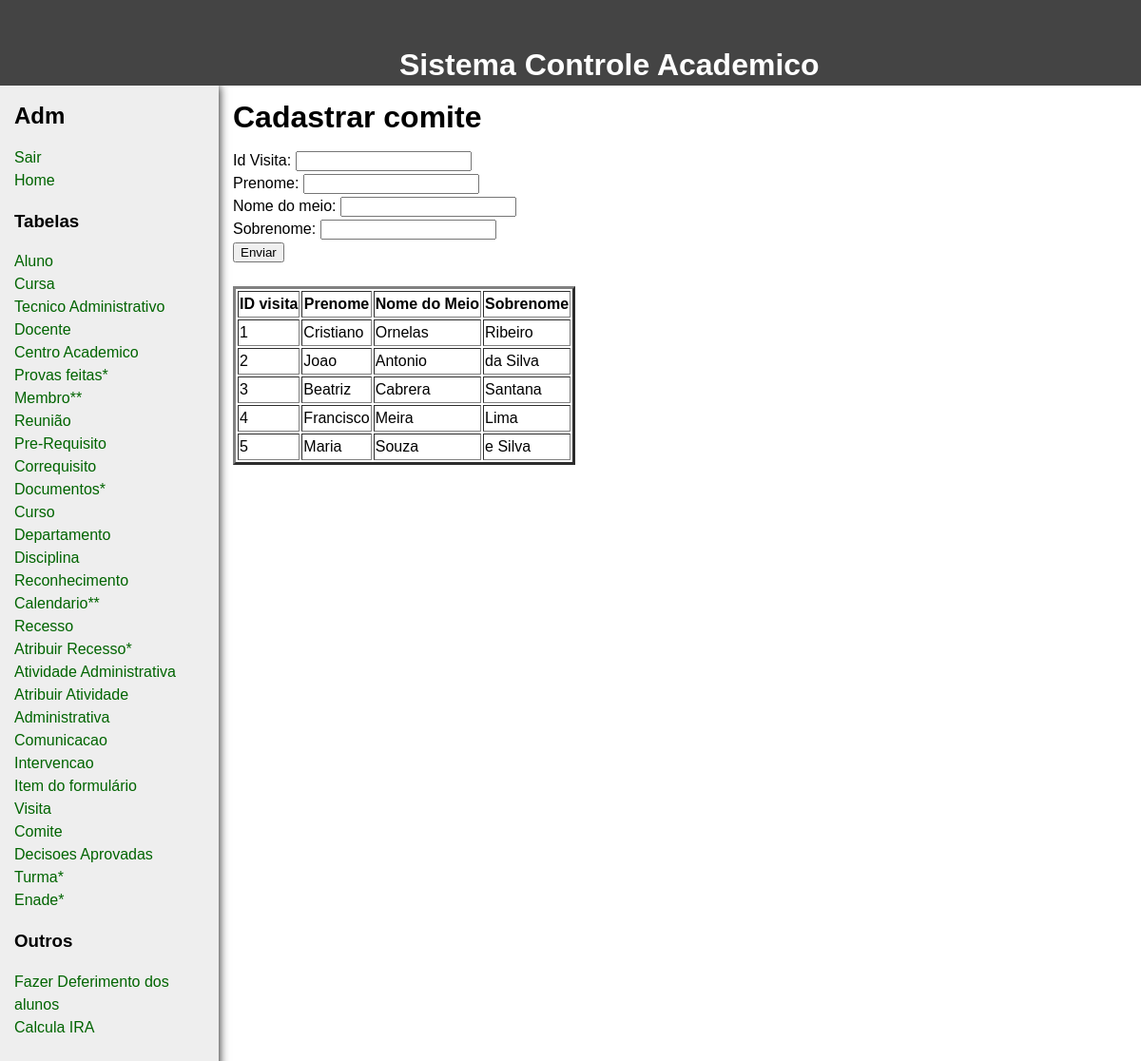
The page /NovaInterface/criarComite.php on the database its author committed.
### tables this page shows
CREATE TABLE comite (
    id_visita           INT,
    prenome             CHAR(255),
    nome_do_meio        CHAR(255),
    sobrenome           CHAR(255),
    CONSTRAINT comite_id_visita_fk FOREIGN KEY (id_visita) references visita(id_visita),
    CONSTRAINT comite_pk PRIMARY KEY (id_visita, prenome, nome_do_meio, sobrenome)
);

### NovaInterface/criarComite.php (the view, shortened to what this page needs)
<!DOCTYPE html>
 <html>
 	<head>
     <div class id=head>
     <b> Sistema Controle Academico </b>
     </div>
     </head>
 	<body>
 		<div id="wrapper">
 			<main>
 				<div id="content">
 					<div class="innertube">
 						<h1>Cadastrar comite</h1>
 						<p>
						      <form action="criarComite.php" method="post">
						      Id Visita: <input type="text" name="id_visita"/><br>
						      Prenome: <input type="text" name="prenome"/><br>
						      Nome do meio: <input type="text" name="nome_do_meio"/><br>
						      Sobrenome: <input type="text" name="sobrenome"/><br>
						      <input type="submit" value="Enviar" name="submit">
						      </form>
						      <?php
						      $host     = "localhost";
						      $port     = 3306;
						      $socket   = "";
						      $user     = "root";
						      $password = "";
						      $dbname   = "labbd";
						      $con = new mysqli($host, $user, $password, $dbname, $port, $socket)
							      or die ('Could not connect to the database server' . mysqli_connect_error());
						      $sql = "SELECT * FROM comite";
						      $result = $con->query($sql);
						      echo "<br>";
						      echo "<table border=3>";
						      echo "<th> ID visita </th> <th> Prenome </th> <th> Nome do Meio </th> <th> Sobrenome </th>";
						      if ($result->num_rows > 0) {
							  while($row = $result->fetch_assoc()) {
							    echo "<tr>";
							      echo "<td>" ;
							      echo  $row["id_visita"];
							      echo "</td>";
							      echo "<td>" ;
							      echo $row["prenome"];
							      echo "</td>";
							      echo "<td>" ;
							      echo $row["nome_do_meio"];
							      echo "</td>";
							      echo "<td>" ;
							      echo $row["sobrenome"];
							      echo "</td>";
							    echo "</tr>";
							  }
						      echo "</table>";
						      } else {
							  echo "0 results";
						      }
						   ?>
            					</p>
 					</div>
 				</div>
 			</main>
      <?php include("sidebarAdm.php"); ?>
    </div>
  </body>
 </html>

### NovaInterface/criarComite.php (style rules this page uses)
body { margin:0; padding:0; font-family: Sans-Serif; line-height: 1.5em; }
main { padding-bottom: 10010px; margin-bottom: -10000px; float: left; width: 100%; }
#wrapper { overflow: hidden; }
#content { margin-left: 230px; }
.innertube { margin: 15px; margin-top: 0; }
p { color: #555; }
b { color: white; font-family: Sans-Serif; font-size: 200%; position: absolute; left: 35%; top: 5% }
#head { height: 90px; background: #444; }

### rows shown on the page
comite: id_visita "1", prenome "Cristiano", nome_do_meio "Ornelas", sobrenome "Ribeiro"
comite: id_visita "2", prenome "Joao", nome_do_meio "Antonio", sobrenome "da Silva"
comite: id_visita "3", prenome "Beatriz", nome_do_meio "Cabrera", sobrenome "Santana"
comite: id_visita "4", prenome "Francisco", nome_do_meio "Meira", sobrenome "Lima"
comite: id_visita "5", prenome "Maria", nome_do_meio "Souza", sobrenome "e Silva"
